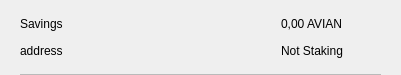
<?xml version="1.0" encoding="UTF-8"?>
<ui version="4.0">
 <class>CSRow</class>
 <widget class="QWidget" name="CSRow">
  <property name="geometry">
   <rect>
    <x>0</x>
    <y>0</y>
    <width>401</width>
    <height>75</height>
   </rect>
  </property>
  <property name="windowTitle">
   <string>Form</string>
  </property>
  <layout class="QVBoxLayout" name="verticalLayout">
   <property name="spacing">
    <number>0</number>
   </property>
   <property name="leftMargin">
    <number>20</number>
   </property>
   <property name="topMargin">
    <number>10</number>
   </property>
   <property name="rightMargin">
    <number>20</number>
   </property>
   <property name="bottomMargin">
    <number>0</number>
   </property>
   <item>
    <widget class="QWidget" name="info" native="true">
     <property name="minimumSize">
      <size>
       <width>0</width>
       <height>0</height>
      </size>
     </property>
     <layout class="QHBoxLayout" name="horizontalLayout_3">
      <property name="leftMargin">
       <number>0</number>
      </property>
      <property name="topMargin">
       <number>0</number>
      </property>
      <property name="rightMargin">
       <number>0</number>
      </property>
      <property name="bottomMargin">
       <number>10</number>
      </property>
      <item>
       <widget class="QWidget" name="container" native="true">
        <property name="minimumSize">
         <size>
          <width>0</width>
          <height>0</height>
         </size>
        </property>
        <layout class="QVBoxLayout" name="verticalLayout_2">
         <property name="spacing">
          <number>0</number>
         </property>
         <property name="leftMargin">
          <number>0</number>
         </property>
         <property name="topMargin">
          <number>0</number>
         </property>
         <property name="rightMargin">
          <number>0</number>
         </property>
         <property name="bottomMargin">
          <number>0</number>
         </property>
         <item>
          <layout class="QHBoxLayout" name="horizontalLayout">
           <item>
            <widget class="QLabel" name="labelName">
             <property name="toolTip">
              <string notr="true"/>
             </property>
             <property name="text">
              <string>Savings</string>
             </property>
            </widget>
           </item>
           <item>
            <spacer name="horizontalSpacer">
             <property name="orientation">
              <enum>Qt::Horizontal</enum>
             </property>
             <property name="sizeHint" stdset="0">
              <size>
               <width>40</width>
               <height>20</height>
              </size>
             </property>
            </spacer>
           </item>
           <item>
            <widget class="QLabel" name="labelAmount">
             <property name="text">
              <string>0,00 AVIAN</string>
             </property>
            </widget>
           </item>
          </layout>
         </item>
         <item>
          <layout class="QHBoxLayout" name="horizontalLayout_2">
           <item>
            <widget class="QLabel" name="labelAddress">
             <property name="toolTip">
              <string notr="true"/>
             </property>
             <property name="text">
              <string>address</string>
             </property>
            </widget>
           </item>
           <item>
            <spacer name="horizontalSpacer_2">
             <property name="orientation">
              <enum>Qt::Horizontal</enum>
             </property>
             <property name="sizeHint" stdset="0">
              <size>
               <width>40</width>
               <height>20</height>
              </size>
             </property>
            </spacer>
           </item>
           <item>
            <widget class="QLabel" name="labelStaking">
             <property name="text">
              <string>Not Staking</string>
             </property>
            </widget>
           </item>
          </layout>
         </item>
        </layout>
       </widget>
      </item>
      <item alignment="Qt::AlignHCenter|Qt::AlignVCenter">
       <widget class="QPushButton" name="pushButtonMenu">
        <property name="minimumSize">
         <size>
          <width>24</width>
          <height>24</height>
         </size>
        </property>
        <property name="maximumSize">
         <size>
          <width>32</width>
          <height>32</height>
         </size>
        </property>
        <property name="focusPolicy">
         <enum>Qt::NoFocus</enum>
        </property>
        <property name="styleSheet">
         <string notr="true">border:none; background-color:transparent;</string>
        </property>
        <property name="text">
         <string/>
        </property>
        <property name="icon">
         <iconset>
          <normaloff>://ic-menu-hover</normaloff>://ic-menu-hover</iconset>
        </property>
        <property name="iconSize">
         <size>
          <width>24</width>
          <height>24</height>
         </size>
        </property>
       </widget>
      </item>
     </layout>
    </widget>
   </item>
   <item>
    <widget class="QLabel" name="lblDivisory">
     <property name="minimumSize">
      <size>
       <width>0</width>
       <height>1</height>
      </size>
     </property>
     <property name="maximumSize">
      <size>
       <width>16777215</width>
       <height>1</height>
      </size>
     </property>
     <property name="styleSheet">
      <string notr="true">background-color:#bababa;</string>
     </property>
     <property name="text">
      <string/>
     </property>
     <property name="alignment">
      <set>Qt::AlignBottom|Qt::AlignLeading|Qt::AlignLeft</set>
     </property>
    </widget>
   </item>
  </layout>
 </widget>
 <resources/>
 <connections/>
</ui>
